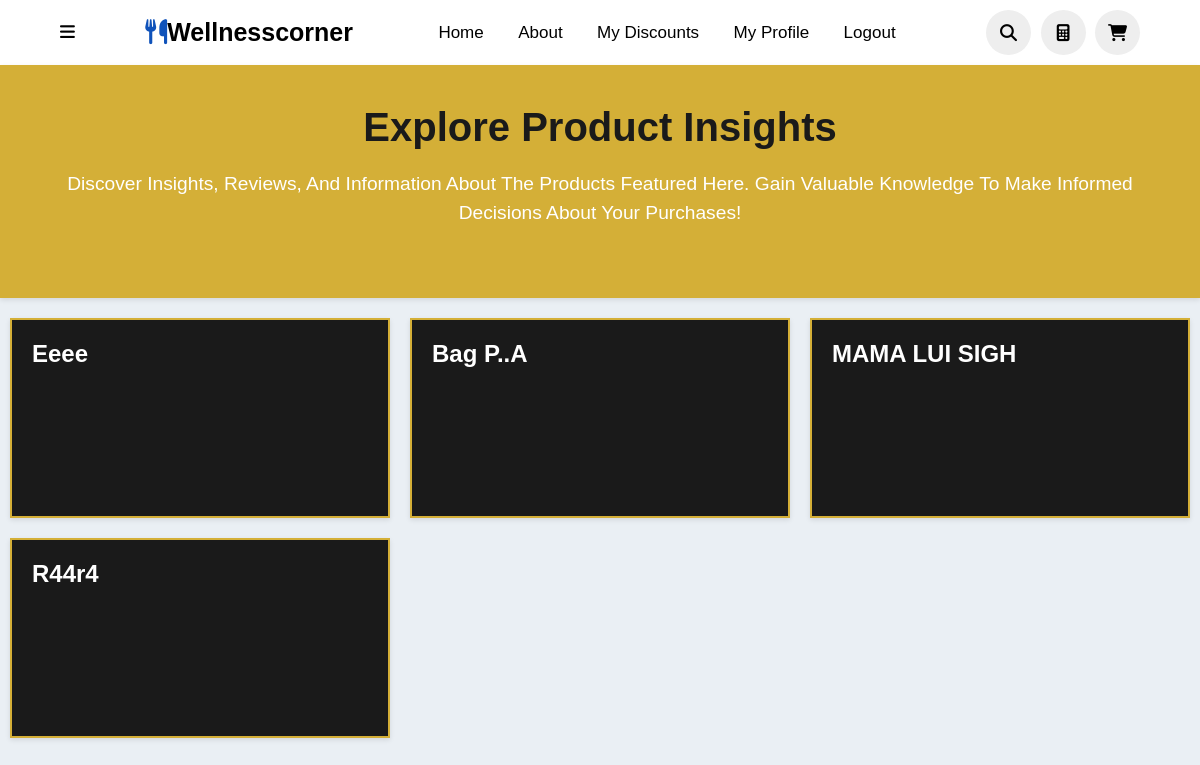
Screenshot of /posts/ (signed in) with the database file from the repository.
### WellnessCorner/models.py (models this page shows, shortened)
class Post(models.Model):
    user = models.ForeignKey(settings.AUTH_USER_MODEL, on_delete=models.CASCADE, null=True, blank=True)
    PRODUCT_CHOICES = (
        ('Product', 'Product'),
        ('ApiProduct', 'API Product'),
    )
    product_type = models.CharField(max_length=20, choices=PRODUCT_CHOICES, null=True, blank=True)
    object_id = models.PositiveIntegerField(default=0)  # Default value for the ID
    product = GenericForeignKey('content_type', 'object_id')
    content_type = models.ForeignKey(ContentType, on_delete=models.CASCADE, null=True, blank=True)
    title = models.CharField(max_length=150, null=True, blank=True)
    content = models.TextField()
    product_name = models.CharField(max_length=255, null=True, blank=True)  # Field to store the name of the product or API product

### WellnessCorner/views.py (the view)
# urls.py: path('posts/', views.post_list, name='post_list'),
@login_required
def post_list(request):
    posts = Post.objects.all()
    return render(request, 'post_list.html', {'posts': posts})

### templates/post_list.html (shortened to what this page needs)
<!DOCTYPE html>
<html lang="en">
<head>
</head>
<body>
    <header>
        <div class="more">
            <i class="fa-solid fa-bars" onclick="toggleBar()"></i>
        </div>
        <a href="#" class="logo"><i class="fas fa-utensils"></i>Wellnesscorner</a>
        <nav class="navbar">
            <a href="{% url 'index' %}">Home</a>
            <a href="#about">about</a>
            <a href="{% url 'user_discounts' %}">My discounts</a>
            <a href="{% url 'myaccount' %}">My Profile</a>
            <a href="{% url 'logout' %}">Logout</a>
        </nav>
        <div class="icons">
            <i class="fas fa-search" id="search-icon" onclick="toggleSearch()"></i>
            <a href="{% url 'calculator' %}" class="fa-solid fa-calculator"></a>
            <a href="{% url 'basket_page' %}" class="fas fa-shopping-cart"></a>
        </div>
    </header>
    <div class="content-page">
        <div class="upper">
            <h2>Explore Product Insights</h2>
            <p>Discover insights, reviews, and information about the products featured here. Gain valuable knowledge to make informed decisions about your purchases!</p>
        </div>
        <div class="container">
            {% for post in posts %}
            <div class="card">
                <h2><a href="{% url 'post' post.id %}">{{ post.title }}</a></h2>
            </div>
            {% endfor %}
        </div>
    </div>
</body>
</html>

### templates/post_list.html (style rules this page uses)
* { font-family: 'Nunito', sans-serif; margin: 0; padding: 0; box-sizing: border-box; text-decoration: none; outline: none; border: none; text-transform: capitalize; transition: all .2s linear; }
html { font-size: 62.5%; overflow-x: hidden; scroll-padding-top: 5.5rem; scroll-behavior: smooth; }
header { top: 0; left: 0; right: 0; background: #fff; padding: 1rem 5%; display: flex; align-items: center; justify-content: space-between; z-index: 2; box-shadow: 0 8px 10px rgba(0, 0, 0, 0.1); }
header .logo { color: black; font-size: 2.5rem; font-weight: bolder; }
header .logo i { color: #0F52BA; }
header .navbar a { font-size: 1.7rem; border-radius: .5rem; padding: .5rem 1.5rem; color: black; }
.more { font-size: 1.7rem; color: black; }
header .icons i, header .icons a { cursor: pointer; margin-left: .5rem; height: 4.5rem; line-height: 4.5rem; width: 4.5rem; text-align: center; font-size: 1.7rem; color: black; border-radius: 50%; background: #eee; }
.content-page { transition: margin-left 0.3s ease; }
body { margin: 0; font-family: poppins, Arial, Helvetica, sans-serif; font-size: 16px; font-weight: 400; color: #3f3e3e; background: #eaeff4; }
.container { display: grid; grid-template-columns: 1fr 1fr 1fr; }
.upper { background: #d4af37; box-shadow: 0 2px 5px rgba(0, 0, 0, 0.1); padding: 40px; text-align: center; color: #fff; font-family: 'Playfair Display', serif; }
.upper h2 { font-size: 2.5em; margin-bottom: 20px; color: #1a1a1a; }
.upper p { font-size: 1.2em; margin-bottom: 30px; line-height: 1.5; }
.card { background-color: #1a1a1a; box-shadow: 0 2px 5px rgba(0, 0, 0, 0.1); margin-top: 20px; padding: 20px; height: 200px; margin-left:10px; margin-right:10px; transition: transform 0.3s; background-size: cover; border: 2px solid #d4af37; }
.card a { text-decoration: none; color: #fff; }
.card h2 { margin-bottom: 10px; color: #d4af37; }

### rows the page displays
Post: title "Eeee"
Post: title "Bag P..a"
Post: title "MAMA LUI SIGH"
Post: title "R44r4"
